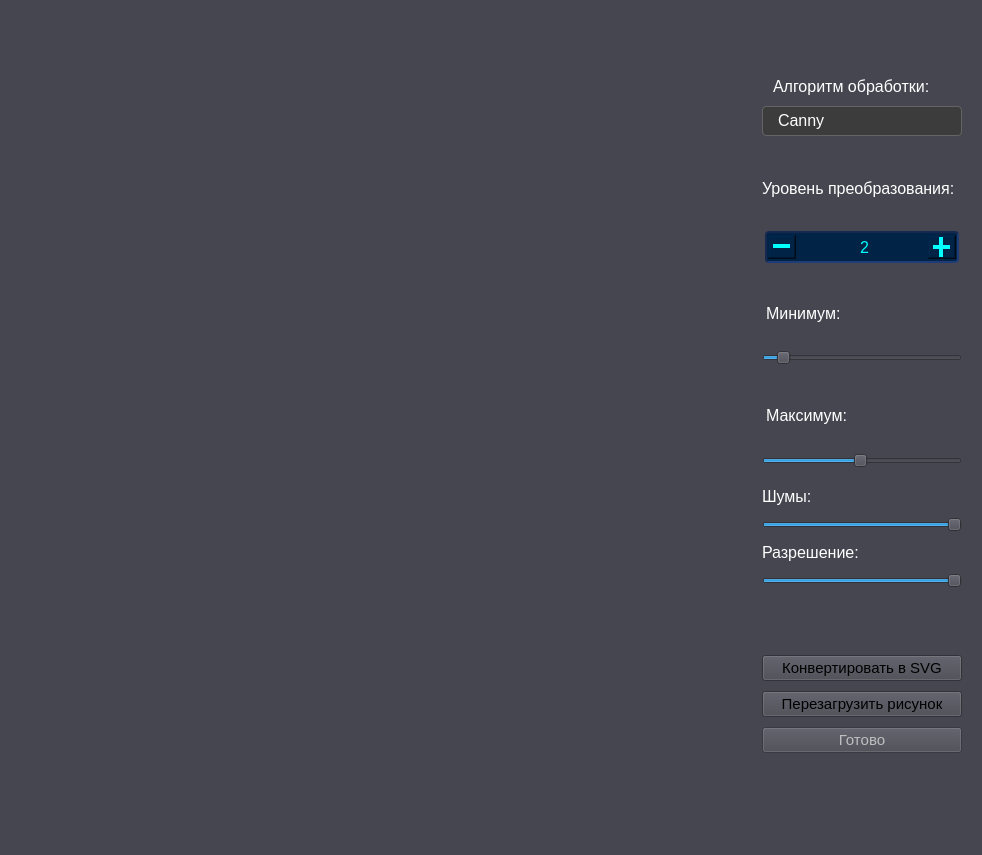
<?xml version="1.0" encoding="UTF-8"?>
<ui version="4.0">
 <class>SvgConvertor</class>
 <widget class="QWidget" name="SvgConvertor">
  <property name="windowModality">
   <enum>Qt::ApplicationModal</enum>
  </property>
  <property name="geometry">
   <rect>
    <x>0</x>
    <y>0</y>
    <width>982</width>
    <height>855</height>
   </rect>
  </property>
  <property name="windowTitle">
   <string>Конвертор</string>
  </property>
  <property name="styleSheet">
   <string notr="true">QWidget {
	background-color: rgb(70, 70, 80);
}

QLabel {
	color: white;
}

QToolButton {
	color: white;
	background-color: rgb(70, 70, 70);
	border: 3px outset rgb(55, 55, 55);
}

QToolButton:hover {
	color: rgb(0, 255, 255);
}

QToolButton:pressed {
	border-style: inset;
	padding-top: 2px;
	padding-left: 2px;
}

QToolButton:checked {
	border-style: inset;
	padding-top: 7px;
	padding-left: 2px;
}

QCheckBox {
	spacing : 10px;
	color: white;
}

QMenu {
	background-color: rgb(60, 60, 60);
	border: 1px solid rgb(100, 100, 100);
	selection-background-color: rgb(20, 70, 130);
	font-size: 12pt;
	color: white;
}

QComboBox {
	color: white;
	background-color: rgb(60, 60, 60);
	border: 1px solid rgb(100, 100, 100);
	border-radius: 4px;
	padding-left: 7px;
	padding-bottom: 1px;
}

QComboBox::drop-down {
	border: none;
	margin-top: 3px;
	margin-bottom: 3px;
	margin-right: 3px;
	padding-top: 2px;
    width: 18px;
}

 QComboBox::down-arrow {
	image: url(:/images/downArrow.svg);
}

QComboBox QAbstractItemView {
	background-color: rgb(60, 60, 60);
	border: 1px solid rgb(100, 100, 100);
	color: white;
}

QAbstractSpinBox {
	color: white;
	background-color: rgb(60, 60, 60);
	border: 1px solid rgb(100, 100, 100);
	border-radius: 4px;
	padding-left: 7px;
}

QAbstractSpinBox::up-button {
	background-color: rgb(68, 68, 72);
	border-left: 1px solid rgb(100, 100, 100);
	border-bottom: 1px solid rgb(100, 100, 100);
	border-top-right-radius: 4px;
	padding-left: 3px;
	padding-right: 3px;
	image: url(:/images/upArrow.svg);
	width: 10px;
	height: 13px;
}

QAbstractSpinBox::up-button:hover {
	background-color: rgb(80, 80, 85);
}

QAbstractSpinBox::down-button {
	background-color: rgb(68, 68, 72);
	border-left: 1px solid rgb(100, 100, 100);
	border-bottom-right-radius: 4px;
	padding-top: 1px;
	padding-left: 3px;
	padding-right: 3px;
	image: url(:/images/downArrow.svg);
	width: 10px;
	height: 13px;
}

QAbstractSpinBox::down-button:hover {
	background-color: rgb(80, 80, 85);
}

QScrollBar::vertical {
	background-color: transparent;
	border: none;
	margin: 15px 2px 15px 2px;
}

QScrollBar::horizontal {
	background-color: transparent;
	border: none;
	margin: 2px 15px 2px 15px;
}

QScrollBar::handle:vertical, QScrollBar::handle:horizontal {
	background-color: rgb(100, 100, 110);
	border: none;
	min-height: 50px;
}

QScrollBar::sub-line:vertical {
	border: none;
	subcontrol-origin: margin;
    subcontrol-position: top;
	width: 15px;
	height: 15px;
}

QScrollBar::add-line:vertical {
	border: none;
	subcontrol-origin: margin;
    subcontrol-position: bottom;
	width: 15px;
	height: 15px;
}

QScrollBar::add-line:horizontal {
	border: none;
	subcontrol-origin: margin;
    subcontrol-position: right;
	width: 15px;
	height: 15px;
}

QScrollBar::sub-line:horizontal {
	border: none;
	subcontrol-origin: margin;
    subcontrol-position: left;
	height: 15px;
	width: 15px;
}

QScrollBar::up-arrow:vertical {
	image: url(:/images/upArrow.svg);
}

QScrollBar::down-arrow:vertical {
	image: url(:/images/downArrow.svg);
}

QScrollBar::left-arrow:horizontal {
	image: url(:/images/leftArrow.png);
}

QScrollBar::right-arrow:horizontal {
	image: url(:/images/rightArrow.png);
}

QScrollBar::add-page:vertical, QScrollBar::sub-page:vertical,
QScrollBar::add-page:horizontal, QScrollBar::sub-page:horizontal {
	background: none;
}</string>
  </property>
  <layout class="QHBoxLayout" name="horizontalLayout">
   <item>
    <widget class="QLabel" name="image">
     <property name="sizePolicy">
      <sizepolicy hsizetype="Ignored" vsizetype="Ignored">
       <horstretch>0</horstretch>
       <verstretch>0</verstretch>
      </sizepolicy>
     </property>
     <property name="text">
      <string/>
     </property>
     <property name="alignment">
      <set>Qt::AlignCenter</set>
     </property>
    </widget>
   </item>
   <item>
    <widget class="QWidget" name="widget" native="true">
     <property name="sizePolicy">
      <sizepolicy hsizetype="Fixed" vsizetype="Preferred">
       <horstretch>0</horstretch>
       <verstretch>0</verstretch>
      </sizepolicy>
     </property>
     <layout class="QVBoxLayout" name="verticalLayout">
      <property name="spacing">
       <number>10</number>
      </property>
      <item>
       <spacer name="verticalSpacer">
        <property name="orientation">
         <enum>Qt::Vertical</enum>
        </property>
        <property name="sizeHint" stdset="0">
         <size>
          <width>20</width>
          <height>40</height>
         </size>
        </property>
       </spacer>
      </item>
      <item>
       <widget class="QLabel" name="Label_4">
        <property name="font">
         <font>
          <pointsize>12</pointsize>
         </font>
        </property>
        <property name="styleSheet">
         <string notr="true">padding-left: 7px;</string>
        </property>
        <property name="text">
         <string>Алгоритм обработки:</string>
        </property>
       </widget>
      </item>
      <item>
       <widget class="QComboBox" name="filter">
        <property name="minimumSize">
         <size>
          <width>200</width>
          <height>30</height>
         </size>
        </property>
        <property name="font">
         <font>
          <pointsize>12</pointsize>
         </font>
        </property>
        <property name="styleSheet">
         <string notr="true">QComboBox {
	padding-left: 15px;
}</string>
        </property>
        <property name="currentIndex">
         <number>0</number>
        </property>
        <item>
         <property name="text">
          <string>Canny</string>
         </property>
        </item>
        <item>
         <property name="text">
          <string>Threshold</string>
         </property>
        </item>
       </widget>
      </item>
      <item>
       <widget class="StackedWidget" name="filterWidget">
        <property name="currentIndex">
         <number>0</number>
        </property>
        <widget class="QWidget" name="cannyPage">
         <layout class="QVBoxLayout" name="verticalLayout_2">
          <property name="spacing">
           <number>10</number>
          </property>
          <property name="leftMargin">
           <number>0</number>
          </property>
          <property name="rightMargin">
           <number>0</number>
          </property>
          <item>
           <widget class="QLabel" name="Label">
            <property name="font">
             <font>
              <pointsize>12</pointsize>
             </font>
            </property>
            <property name="text">
             <string>Уровень преобразования:</string>
            </property>
           </widget>
          </item>
          <item>
           <widget class="QSpinBox" name="level">
            <property name="sizePolicy">
             <sizepolicy hsizetype="Preferred" vsizetype="Fixed">
              <horstretch>0</horstretch>
              <verstretch>0</verstretch>
             </sizepolicy>
            </property>
            <property name="minimumSize">
             <size>
              <width>0</width>
              <height>32</height>
             </size>
            </property>
            <property name="maximumSize">
             <size>
              <width>16777215</width>
              <height>32</height>
             </size>
            </property>
            <property name="font">
             <font>
              <pointsize>12</pointsize>
             </font>
            </property>
            <property name="styleSheet">
             <string notr="true">QSpinBox {
	background-color: rgb(0, 35, 70);
	color: rgb(0, 255, 255);
	border: 2px inset rgb(20, 40, 80);
	margin-left: 3px;
	margin-right: 3px;
}

QSpinBox::up-button {
	subcontrol-origin: border;
	subcontrol-position: right;
	width: 28px;
	height: 24px;
}

QSpinBox::down-button {
	subcontrol-origin: border;
	subcontrol-position: left;
	width: 28px;
	height: 24px;
}</string>
            </property>
            <property name="alignment">
             <set>Qt::AlignCenter</set>
            </property>
            <property name="buttonSymbols">
             <enum>QAbstractSpinBox::PlusMinus</enum>
            </property>
            <property name="minimum">
             <number>1</number>
            </property>
            <property name="maximum">
             <number>3</number>
            </property>
            <property name="value">
             <number>2</number>
            </property>
           </widget>
          </item>
          <item>
           <widget class="QLabel" name="Label_2">
            <property name="font">
             <font>
              <pointsize>12</pointsize>
             </font>
            </property>
            <property name="styleSheet">
             <string notr="true">padding-top: 15px;</string>
            </property>
            <property name="text">
             <string>Минимум:</string>
            </property>
           </widget>
          </item>
          <item>
           <widget class="QSlider" name="minimum">
            <property name="sizePolicy">
             <sizepolicy hsizetype="Preferred" vsizetype="Fixed">
              <horstretch>0</horstretch>
              <verstretch>0</verstretch>
             </sizepolicy>
            </property>
            <property name="minimumSize">
             <size>
              <width>0</width>
              <height>17</height>
             </size>
            </property>
            <property name="maximumSize">
             <size>
              <width>16777215</width>
              <height>15</height>
             </size>
            </property>
            <property name="minimum">
             <number>50</number>
            </property>
            <property name="maximum">
             <number>2000</number>
            </property>
            <property name="value">
             <number>200</number>
            </property>
            <property name="orientation">
             <enum>Qt::Horizontal</enum>
            </property>
           </widget>
          </item>
          <item>
           <widget class="QLabel" name="Label_3">
            <property name="font">
             <font>
              <pointsize>12</pointsize>
             </font>
            </property>
            <property name="styleSheet">
             <string notr="true">padding-top: 15px;</string>
            </property>
            <property name="text">
             <string>Максимум:</string>
            </property>
           </widget>
          </item>
          <item>
           <widget class="QSlider" name="maximum">
            <property name="sizePolicy">
             <sizepolicy hsizetype="Preferred" vsizetype="Fixed">
              <horstretch>0</horstretch>
              <verstretch>0</verstretch>
             </sizepolicy>
            </property>
            <property name="minimumSize">
             <size>
              <width>0</width>
              <height>17</height>
             </size>
            </property>
            <property name="maximumSize">
             <size>
              <width>16777215</width>
              <height>15</height>
             </size>
            </property>
            <property name="minimum">
             <number>0</number>
            </property>
            <property name="maximum">
             <number>255</number>
            </property>
            <property name="value">
             <number>125</number>
            </property>
            <property name="orientation">
             <enum>Qt::Horizontal</enum>
            </property>
           </widget>
          </item>
         </layout>
        </widget>
        <widget class="QWidget" name="thresholdPage">
         <layout class="QVBoxLayout" name="verticalLayout_3">
          <property name="spacing">
           <number>10</number>
          </property>
          <property name="leftMargin">
           <number>0</number>
          </property>
          <property name="rightMargin">
           <number>0</number>
          </property>
          <item>
           <widget class="QLabel" name="Label_5">
            <property name="font">
             <font>
              <pointsize>12</pointsize>
             </font>
            </property>
            <property name="text">
             <string>Пороговое значение:</string>
            </property>
           </widget>
          </item>
          <item>
           <widget class="QSlider" name="thresh">
            <property name="minimumSize">
             <size>
              <width>0</width>
              <height>17</height>
             </size>
            </property>
            <property name="maximumSize">
             <size>
              <width>16777215</width>
              <height>17</height>
             </size>
            </property>
            <property name="maximum">
             <number>255</number>
            </property>
            <property name="value">
             <number>125</number>
            </property>
            <property name="orientation">
             <enum>Qt::Horizontal</enum>
            </property>
           </widget>
          </item>
          <item>
           <widget class="QCheckBox" name="fill">
            <property name="font">
             <font>
              <pointsize>12</pointsize>
             </font>
            </property>
            <property name="styleSheet">
             <string notr="true">border: none;
background-color: transparent;</string>
            </property>
            <property name="text">
             <string>Заполнение</string>
            </property>
           </widget>
          </item>
          <item>
           <widget class="QCheckBox" name="streak">
            <property name="font">
             <font>
              <pointsize>12</pointsize>
             </font>
            </property>
            <property name="styleSheet">
             <string notr="true">border: none;
background-color: transparent;</string>
            </property>
            <property name="text">
             <string>Штриховка</string>
            </property>
           </widget>
          </item>
          <item>
           <widget class="QLabel" name="Label_8">
            <property name="font">
             <font>
              <pointsize>12</pointsize>
             </font>
            </property>
            <property name="text">
             <string>Тип:</string>
            </property>
           </widget>
          </item>
          <item>
           <widget class="QComboBox" name="texture">
            <property name="minimumSize">
             <size>
              <width>0</width>
              <height>30</height>
             </size>
            </property>
            <property name="maximumSize">
             <size>
              <width>16777215</width>
              <height>30</height>
             </size>
            </property>
            <property name="font">
             <font>
              <pointsize>12</pointsize>
             </font>
            </property>
            <item>
             <property name="text">
              <string>Линии</string>
             </property>
            </item>
            <item>
             <property name="text">
              <string>Сетка</string>
             </property>
            </item>
           </widget>
          </item>
          <item>
           <widget class="QLabel" name="Label_6">
            <property name="font">
             <font>
              <pointsize>12</pointsize>
             </font>
            </property>
            <property name="text">
             <string>Масштаб:</string>
            </property>
           </widget>
          </item>
          <item>
           <widget class="QDoubleSpinBox" name="scale">
            <property name="minimumSize">
             <size>
              <width>0</width>
              <height>30</height>
             </size>
            </property>
            <property name="maximumSize">
             <size>
              <width>16777215</width>
              <height>30</height>
             </size>
            </property>
            <property name="font">
             <font>
              <pointsize>12</pointsize>
              <bold>false</bold>
             </font>
            </property>
            <property name="alignment">
             <set>Qt::AlignCenter</set>
            </property>
            <property name="decimals">
             <number>1</number>
            </property>
            <property name="minimum">
             <double>0.300000000000000</double>
            </property>
            <property name="singleStep">
             <double>0.100000000000000</double>
            </property>
            <property name="value">
             <double>1.000000000000000</double>
            </property>
           </widget>
          </item>
          <item>
           <widget class="QLabel" name="Label_7">
            <property name="font">
             <font>
              <pointsize>12</pointsize>
             </font>
            </property>
            <property name="text">
             <string>Поворот:</string>
            </property>
           </widget>
          </item>
          <item>
           <widget class="QSpinBox" name="angle">
            <property name="minimumSize">
             <size>
              <width>0</width>
              <height>30</height>
             </size>
            </property>
            <property name="maximumSize">
             <size>
              <width>16777215</width>
              <height>30</height>
             </size>
            </property>
            <property name="font">
             <font>
              <pointsize>12</pointsize>
             </font>
            </property>
            <property name="alignment">
             <set>Qt::AlignCenter</set>
            </property>
            <property name="minimum">
             <number>-9999</number>
            </property>
            <property name="maximum">
             <number>9999</number>
            </property>
           </widget>
          </item>
         </layout>
        </widget>
       </widget>
      </item>
      <item>
       <widget class="QLabel" name="label_2">
        <property name="font">
         <font>
          <pointsize>12</pointsize>
         </font>
        </property>
        <property name="text">
         <string>Шумы:</string>
        </property>
       </widget>
      </item>
      <item>
       <widget class="QSlider" name="interference">
        <property name="minimumSize">
         <size>
          <width>0</width>
          <height>17</height>
         </size>
        </property>
        <property name="maximumSize">
         <size>
          <width>16777215</width>
          <height>17</height>
         </size>
        </property>
        <property name="minimum">
         <number>0</number>
        </property>
        <property name="maximum">
         <number>500</number>
        </property>
        <property name="value">
         <number>500</number>
        </property>
        <property name="orientation">
         <enum>Qt::Horizontal</enum>
        </property>
       </widget>
      </item>
      <item>
       <widget class="QLabel" name="label">
        <property name="font">
         <font>
          <pointsize>12</pointsize>
         </font>
        </property>
        <property name="text">
         <string>Разрешение:</string>
        </property>
       </widget>
      </item>
      <item>
       <widget class="QSlider" name="resolution">
        <property name="minimumSize">
         <size>
          <width>0</width>
          <height>17</height>
         </size>
        </property>
        <property name="maximumSize">
         <size>
          <width>16777215</width>
          <height>17</height>
         </size>
        </property>
        <property name="minimum">
         <number>1</number>
        </property>
        <property name="maximum">
         <number>100</number>
        </property>
        <property name="value">
         <number>100</number>
        </property>
        <property name="orientation">
         <enum>Qt::Horizontal</enum>
        </property>
       </widget>
      </item>
      <item>
       <spacer name="verticalSpacer_6">
        <property name="orientation">
         <enum>Qt::Vertical</enum>
        </property>
        <property name="sizeHint" stdset="0">
         <size>
          <width>20</width>
          <height>40</height>
         </size>
        </property>
       </spacer>
      </item>
      <item>
       <widget class="QPushButton" name="convert">
        <property name="font">
         <font>
          <pointsize>11</pointsize>
         </font>
        </property>
        <property name="text">
         <string>Конвертировать в SVG</string>
        </property>
        <property name="checkable">
         <bool>true</bool>
        </property>
       </widget>
      </item>
      <item>
       <widget class="QPushButton" name="reload">
        <property name="font">
         <font>
          <pointsize>11</pointsize>
         </font>
        </property>
        <property name="text">
         <string>Перезагрузить рисунок</string>
        </property>
       </widget>
      </item>
      <item>
       <widget class="QPushButton" name="done">
        <property name="enabled">
         <bool>false</bool>
        </property>
        <property name="font">
         <font>
          <pointsize>11</pointsize>
         </font>
        </property>
        <property name="text">
         <string>Готово</string>
        </property>
       </widget>
      </item>
      <item>
       <spacer name="verticalSpacer_2">
        <property name="orientation">
         <enum>Qt::Vertical</enum>
        </property>
        <property name="sizeHint" stdset="0">
         <size>
          <width>20</width>
          <height>82</height>
         </size>
        </property>
       </spacer>
      </item>
     </layout>
    </widget>
   </item>
  </layout>
 </widget>
 <customwidgets>
  <customwidget>
   <class>StackedWidget</class>
   <extends>QStackedWidget</extends>
   <header>widgets/stackedwidget.h</header>
   <container>1</container>
  </customwidget>
 </customwidgets>
 <resources/>
 <connections/>
</ui>
